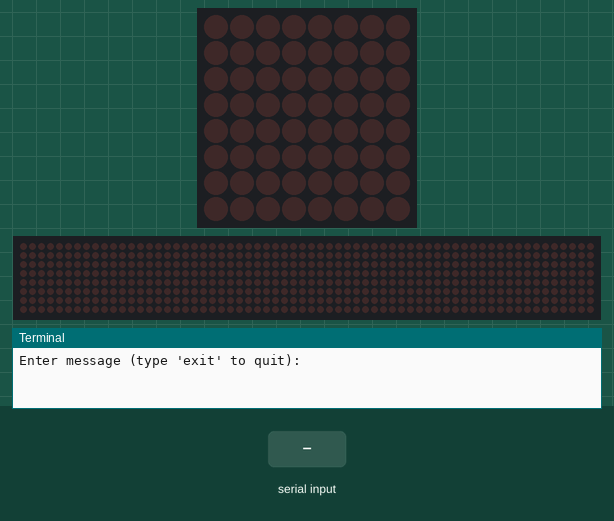
Simulated run of this program. Board: Raspberry Pi (BCM pin numbers). Parts: 8×8 LED matrix, a strip that is not on the board, showing the scrolling text unrolled, the last lines printed to the terminal. Inputs (shaded band) come from the test bench. The 64×8 strip is a reading aid, not a part: it shows the text the matrix is scrolling, unrolled, one strip-width of it at a time. At 3.2 s the program stops and its outputs stay as they are.

Above: at 1.2 s.
1.3 s: "1" typed at the terminal, then Enter
At 1.45 s:
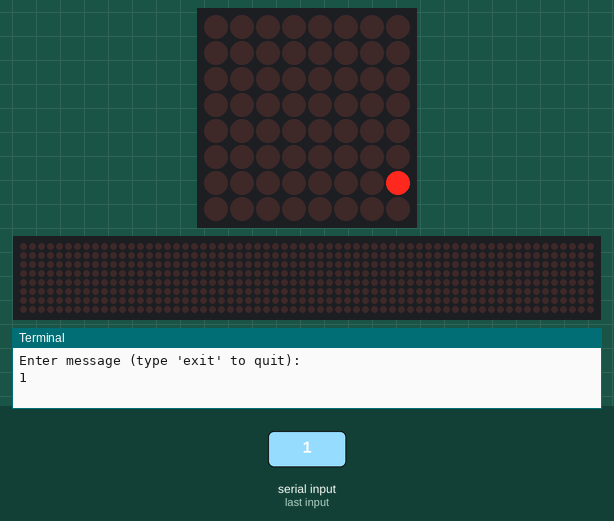
At 2.8 s:
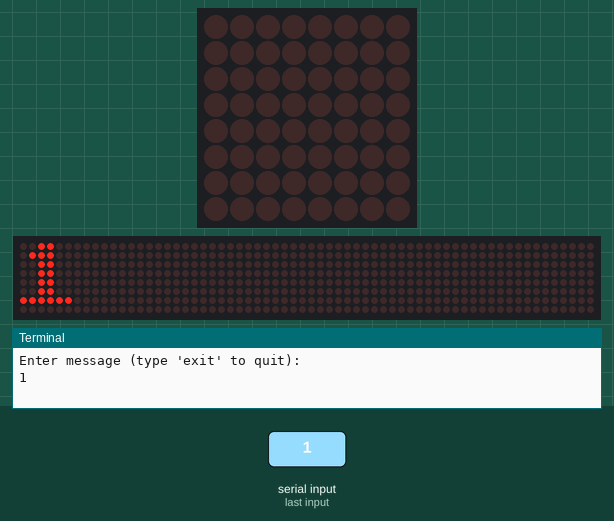
3.2 s: "exit" typed at the terminal, then Enter
At 3.7 s:
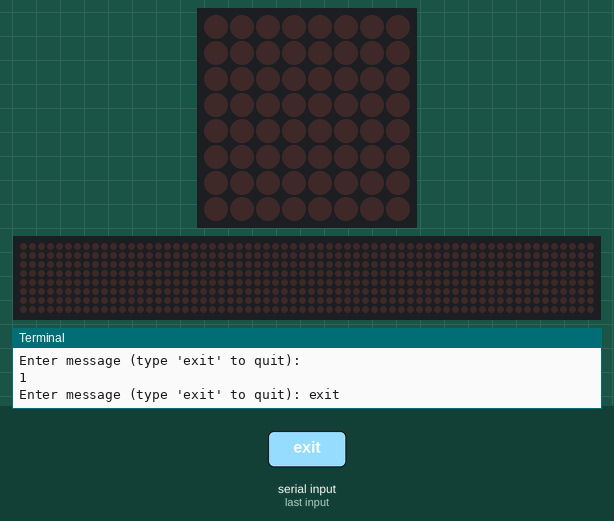
Timing chart, 0 to 4.7 s (numbered marks = the images above; inputs shaded):
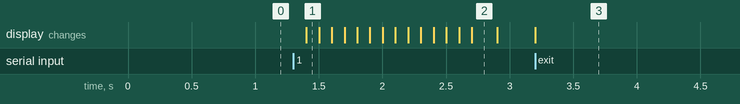

Measured:
- after the input at 1.3 s, the display: changes after 0.10 s (image 1)

The program:

R74._Display_Text_on_Dot_Matrix.py
```python
"""
Components Used:
1. Raspberry Pi
2. MAX7219 LED Matrix Display
3. Jumper Wires

Install Required Library:
pip install luma.led_matrix luma.core pillow --break-system-packages
"""

# Import required libraries
from luma.led_matrix.device import max7219
from luma.core.interface.serial import spi, noop
from luma.core.legacy import show_message
from luma.core.legacy.font import proportional, CP437_FONT
import time

# ---------------- SPI Setup (Pi 5 FIX) ----------------
serial_interface = spi(port=0, device=0, gpio=noop())

# ---------------- LED Matrix Setup ----------------
led_matrix = max7219(serial_interface, cascaded=1, block_orientation=90)

# ---------------- Main Loop ----------------
try:
    while True:
        message = input("Enter message (type 'exit' to quit): ")

        if message.lower() == "exit":
            break

        show_message(led_matrix, message, fill="white", font=proportional(CP437_FONT), scroll_delay=0.1)
        time.sleep(0.2)

except KeyboardInterrupt:
    print("Exiting...")
```
